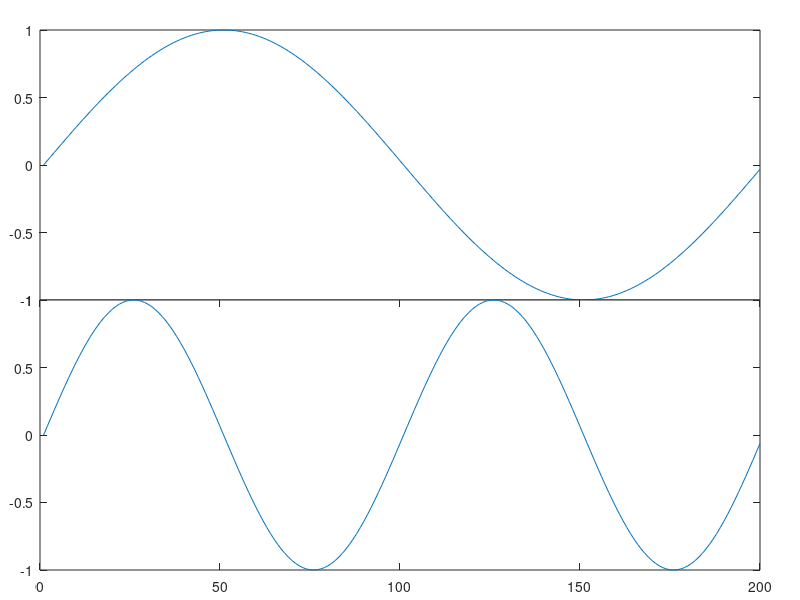

MATLAB code to generate this figure:
clf;
h1 = axes('position', [0.05, 0.5, 0.9, 0.45]);
plot(sinewave(200, 200));
xticks([]);
h2 = axes('position', [0.05, 0.05, 0.9, 0.45]);
plot(sinewave(200, 100));
